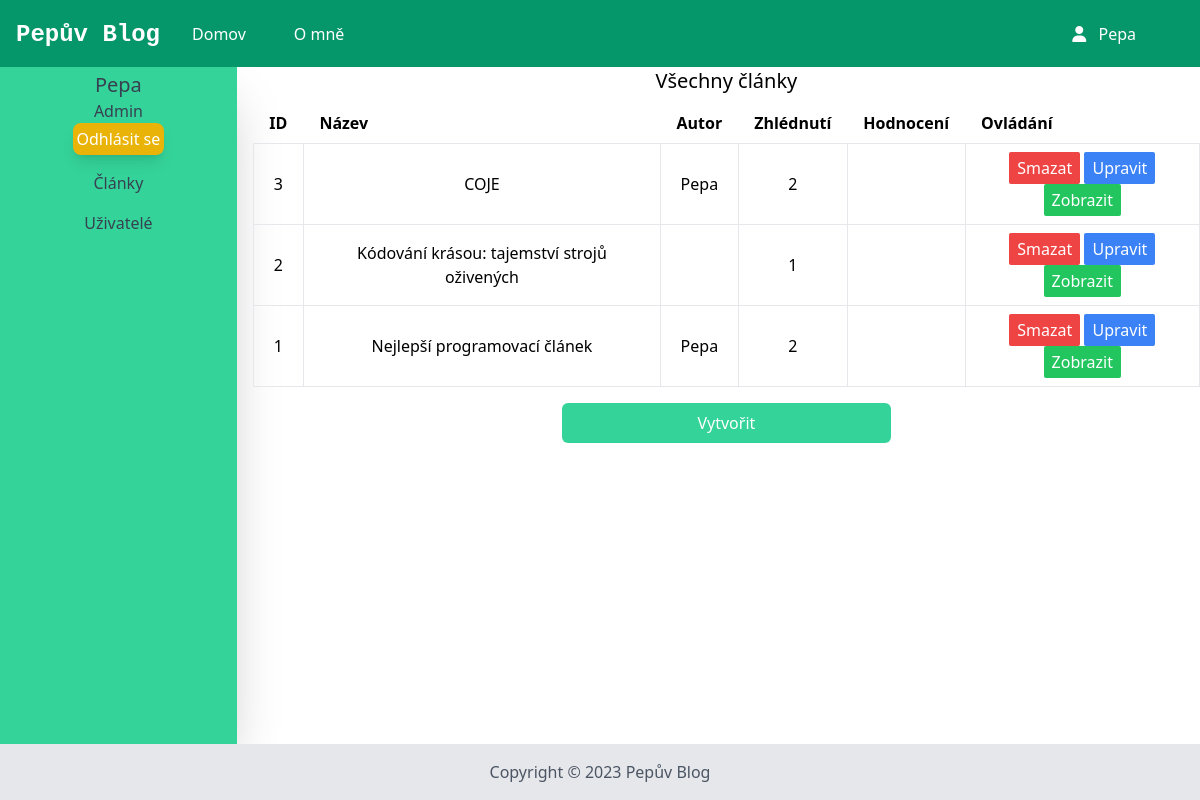
Before: /admin/articles (signed in) with the older database file.
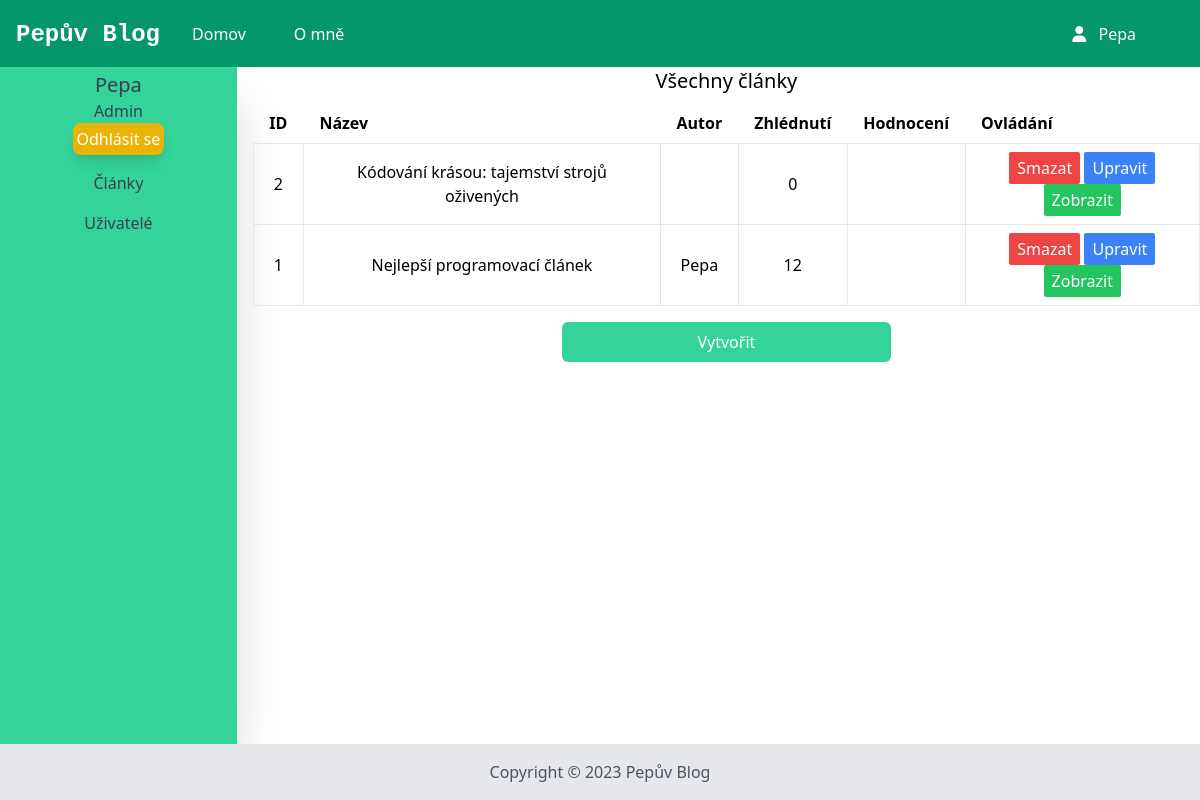
After: the same page with the newer database file.
### app.py (models this page shows, shortened)
class Article(db.Model):
    id = db.Column(db.Integer, primary_key=True)
    title = db.Column(db.String, nullable=False)
    content = db.Column(db.String, nullable=False)
    author_id = db.Column(db.Integer, db.ForeignKey('user.id'), nullable=False)
    categories = db.Column(db.PickleType, default=["uncategorized"])
    likes = db.Column(db.PickleType, default=0)
    dislikes = db.Column(db.PickleType, default=0)
    date_created = db.Column(db.DateTime, default=datetime.utcnow)
    views = db.Column(db.Integer, default=0)
    thumbnail = db.Column(db.String)

class User(db.Model):
    id = db.Column(db.Integer, primary_key=True)
    login = db.Column(db.String, nullable=False)
    password = db.Column(db.String, nullable=False)
    admin = db.Column(db.Boolean, default=0)
    articles = db.relationship('Article', backref='author', lazy=True)
    is_active = db.Column(db.Boolean, default=True)
    is_authenticated = db.Column(db.Boolean)
    def is_authenticated(self):
        return self.is_authenticated
    def is_active(self):
        return self.is_active

### app.py (the view)
@app.route("/admin/articles")
@login_required
def admin_articles():
    articles = Article.query.order_by(desc(Article.id)).all()
    return render_template("admin_articles.html", articles=articles)

### app.py (called while the page is built)
@login_manager.user_loader
def load_user(user_id):
    return User.query.get(int(user_id))

### templates/admin_articles.html (shortened to what this page needs)
{% extends 'admin_base.html' %}
{% block admin_body %}
<h2 class="text-xl font-medium mb-2 text-center">Všechny články</h2>
<table class="table-auto w-full">
  <thead>
    <th class="px-4 py-2 text-left">ID</th>
    <th class="px-4 py-2 text-left">Název</th>
    <th class="px-4 py-2 text-left">Autor</th>
    <th class="px-4 py-2 text-left">Zhlédnutí</th>
    <th class="px-4 py-2 text-left">Hodnocení</th>
    <th class="px-4 py-2 text-left">Ovládání</th>
  </thead>
  <tbody>
    {% for article in articles %}
    <tr class="text-center">
      <td class="border px-4 py-2">{{article.id}}</td>
      <td class="border px-4 py-2">{{article.title}}</td>
      <td class="border px-4 py-2">{{article.author.login}}</td>
      <td class="border px-4 py-2">{{article.views}}</td>
      <td class="border px-4 py-2">{{article.reviews}}</td>
      <td class="border px-1 py-2">
        <button article-id="{{article.id}}" class="delete bg-red-500 text-white py-1 px-2 rounded-sm hover:bg-red-600">
          Smazat
        </button>
        <button article-id="{{article.id}}" class="edit bg-blue-500 text-white py-1 px-2 rounded-sm hover:bg-blue-600">
          Upravit
        </button>
        <button article-id="{{article.id}}"
          class="show bg-green-500 text-white py-1 px-2 rounded-sm hover:bg-green-600">
          Zobrazit
        </button>
      </td>
    </tr>
    {% endfor %}
  </tbody>
</table>
<div class="w-full flex justify-center p-4 px-36">
  <button id="create"
    class="bg-emerald-400 w-1/2 text-white rounded-md p-2 text-center hover:bg-emerald-600">Vytvořit</button>
</div>
{% endblock %}

Changed rows visible on the page:
removed Article: id "3", title "COJE", author.login "Pepa", views "2"
changed Article "Kódování krásou: tajemství strojů oživených": views "1" → "0"
changed Article "Nejlepší programovací článek": views "2" → "12"
